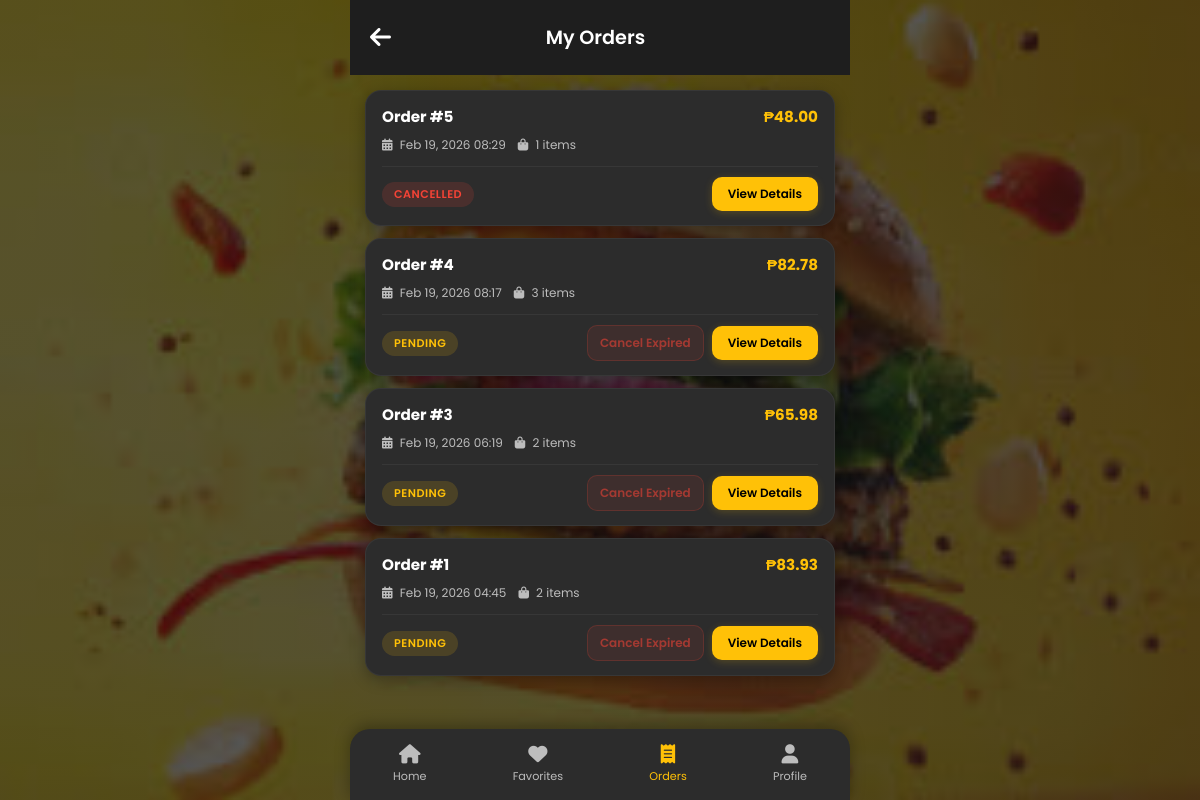
Screenshot of /orders.php (signed in) with the database file from the repository.
### tables this page shows
CREATE TABLE `orders` (
  `id` int(11) NOT NULL,
  `user_id` int(11) DEFAULT NULL,
  `total_price` decimal(10,2) NOT NULL,
  `status` enum('pending','processing','completed','cancelled') DEFAULT 'pending',
  `order_date` timestamp NOT NULL DEFAULT current_timestamp()
);

### orders.php (the view, shortened to what this page needs)
<?php
require_once 'config/db.php';
$stmt = $pdo->prepare(
    "SELECT o.*,
            (SELECT COUNT(*) FROM order_items WHERE order_id = o.id) AS item_count,
            TIMESTAMPDIFF(MINUTE, o.order_date, NOW()) AS minutes_since_order
     FROM orders o
     WHERE user_id = ?
     ORDER BY order_date DESC"
);
$stmt->execute([$_SESSION['user_id']]);
$orders = $stmt->fetchAll();
?>
<!DOCTYPE html>
<html lang="en">
<head>
    <link rel="stylesheet" href="assets/css/style.css">
    <link rel="stylesheet" href="https://cdnjs.cloudflare.com/ajax/libs/font-awesome/6.0.0/css/all.min.css">
</head>
<body>
    <header>
        <button class="icon-btn" onclick="history.back()"><i class="fas fa-arrow-left"></i></button>
        <div class="header-title">My Orders</div>
    </header>
    <div class="orders-container">
        <?php if (empty($orders)): ?>
            <div class="empty-orders">
                <i class="fas fa-receipt"></i>
                <p>You haven't placed any orders yet.</p>
            </div>
        <?php else: ?>
            <?php foreach ($orders as $order): ?>
                <?php $can_cancel = ($order['status'] === 'pending' && (int)$order['minutes_since_order'] < 10); ?>
                <?php $cancel_window_expired = ($order['status'] === 'pending' && !$can_cancel); ?>
                <div class="order-card">
                    <div class="order-header">
                        <span class="order-id">Order #<?php echo $order['id']; ?></span>
                        <span class="order-price">₱<?php echo number_format($order['total_price'], 2); ?></span>
                    </div>
                    <div class="order-meta">
                        <span><i class="fas fa-calendar-alt"></i> <?php echo date('M d, Y H:i', strtotime($order['order_date'])); ?></span>
                        <span><i class="fas fa-shopping-bag"></i> <?php echo $order['item_count']; ?> items</span>
                    </div>
                    <div class="order-footer">
                        <span class="order-status <?php echo strtolower($order['status']); ?>"><?php echo ucfirst($order['status']); ?></span>
                        <div class="order-actions">
                            <?php if ($can_cancel): ?>
                                <form method="POST" class="cancel-order-form">
                                    <input type="hidden" name="cancel_order_id" value="<?php echo $order['id']; ?>">
                                    <button type="button" class="btn-cancel" onclick="confirmCancel(this.form)">Cancel</button>
                                </form>
                            <?php elseif ($cancel_window_expired): ?>
                                <button type="button" class="btn-cancel disabled" disabled title="Cancellation time expired">Cancel Expired</button>
                            <?php endif; ?>
                            <button onclick="viewOrderDetails(<?php echo $order['id']; ?>)" class="btn-view">
                                View Details
                            </button>
                        </div>
                    </div>
                </div>
            <?php endforeach; ?>
        <?php endif; ?>
    </div>
    <nav class="bottom-nav">
        <a href="index.php" class="nav-item">
            <i class="fas fa-home"></i>
            <span>Home</span>
        </a>
        <a href="favorites.php" class="nav-item">
            <i class="fas fa-heart"></i>
            <span>Favorites</span>
        </a>
        <a href="orders.php" class="nav-item active">
            <i class="fas fa-receipt"></i>
            <span>Orders</span>
        </a>
        <a href="profile.php" class="nav-item">
            <i class="fas fa-user"></i>
            <span>Profile</span>
        </a>
    </nav>
</body>
</html>

### assets/css/style.css (style rules this page uses)
:root { --bg-primary: #1E1E1E; --bg-secondary: #2C2C2C; --accent: #FFC107; --accent-hover: #e0a800; --text-white: #FFFFFF; --text-gray: #BDBDBD; --card-shadow: 0 4px 15px rgba(0, 0, 0, 0.3); --radius-lg: 20px; --radius-md: 15px; --transition: 0.3s ease; }
* { margin: 0; padding: 0; box-sizing: border-box; font-family: 'Poppins', sans-serif; }
body { background-color: var(--bg-primary); color: var(--text-white); max-width: 500px; margin: 0 auto; min-height: 100vh; padding-bottom: 80px; }
header { display: flex; justify-content: space-between; align-items: center; padding: 20px; position: sticky; top: 0; background-color: var(--bg-primary); z-index: 100; }
.header-title { font-size: 1.2rem; font-weight: 600; }
.icon-btn { background: none; border: none; color: var(--text-white); font-size: 1.5rem; cursor: pointer; position: relative; }
.bottom-nav { position: fixed; bottom: 0; width: 100%; max-width: 500px; background-color: var(--bg-secondary); display: flex; justify-content: space-around; padding: 15px 0; border-top-left-radius: var(--radius-lg); border-top-right-radius: var(--radius-lg); box-shadow: 0 -4px 15px rgba(0, 0, 0, 0.3); }
.nav-item { display: flex; flex-direction: column; align-items: center; color: var(--text-gray); text-decoration: none; font-size: 0.7rem; gap: 5px; transition: var(--transition); }
.nav-item.active { color: var(--accent); }
.nav-item i { font-size: 1.2rem; }
.orders-container { padding: 15px; max-width: 600px; margin: 0 auto; }
.order-card { background: var(--bg-secondary); border-radius: 16px; padding: 14px 16px; margin-bottom: 12px; box-shadow: var(--card-shadow); border: 1px solid rgba(255, 255, 255, 0.05); transition: var(--transition); }
.order-header { display: flex; justify-content: space-between; align-items: center; margin-bottom: 8px; }
.order-id { font-weight: 700; font-size: 0.95rem; }
.order-price { color: var(--accent); font-weight: 700; font-size: 0.95rem; }
.order-meta { display: flex; flex-wrap: wrap; gap: 12px; font-size: 0.75rem; color: var(--text-gray); margin-bottom: 12px; }
.order-meta i { margin-right: 4px; }
.order-footer { display: flex; justify-content: space-between; align-items: center; padding-top: 10px; border-top: 1px solid rgba(255, 255, 255, 0.05); }
.order-actions { display: flex; align-items: center; gap: 8px; }
.order-status { padding: 4px 12px; border-radius: 20px; font-size: 0.7rem; font-weight: 600; text-transform: uppercase; letter-spacing: 0.5px; }
.order-status.pending { background: rgba(255, 193, 7, 0.15); color: var(--accent); }
.order-status.cancelled { background: rgba(244, 67, 54, 0.15); color: #f44336; }
.btn-view { background: var(--accent); color: #000; border: none; padding: 8px 16px; border-radius: 10px; font-weight: 600; font-size: 0.75rem; cursor: pointer; transition: var(--transition); box-shadow: 0 2px 8px rgba(255, 193, 7, 0.2); }
.btn-cancel { background: rgba(244, 67, 54, 0.15); color: #f44336; border: 1px solid rgba(244, 67, 54, 0.35); padding: 8px 12px; border-radius: 10px; font-weight: 600; font-size: 0.75rem; cursor: pointer; transition: var(--transition); }
.btn-cancel.disabled, .btn-cancel:disabled { cursor: not-allowed; opacity: 0.6; transform: none; }

### orders.php (style rules this page uses)
body { background: linear-gradient(135deg, rgba(10, 10, 10, 0.68), rgba(24, 24, 24, 0.74)), url('assets/images/bg.jpg') center center / cover no-repeat fixed !important; }

### rows the page displays
orders: id "5", total_price "48.00", order_date "Feb 19, 2026 08:29", item_count "1", status "CANCELLED"
orders: id "4", total_price "82.78", order_date "Feb 19, 2026 08:17", item_count "3", status "PENDING", shows "Cancel Expired"
orders: id "3", total_price "65.98", order_date "Feb 19, 2026 06:19", item_count "2", status "PENDING", shows "Cancel Expired"
orders: id "1", total_price "83.93", order_date "Feb 19, 2026 04:45", item_count "2", status "PENDING", shows "Cancel Expired"
